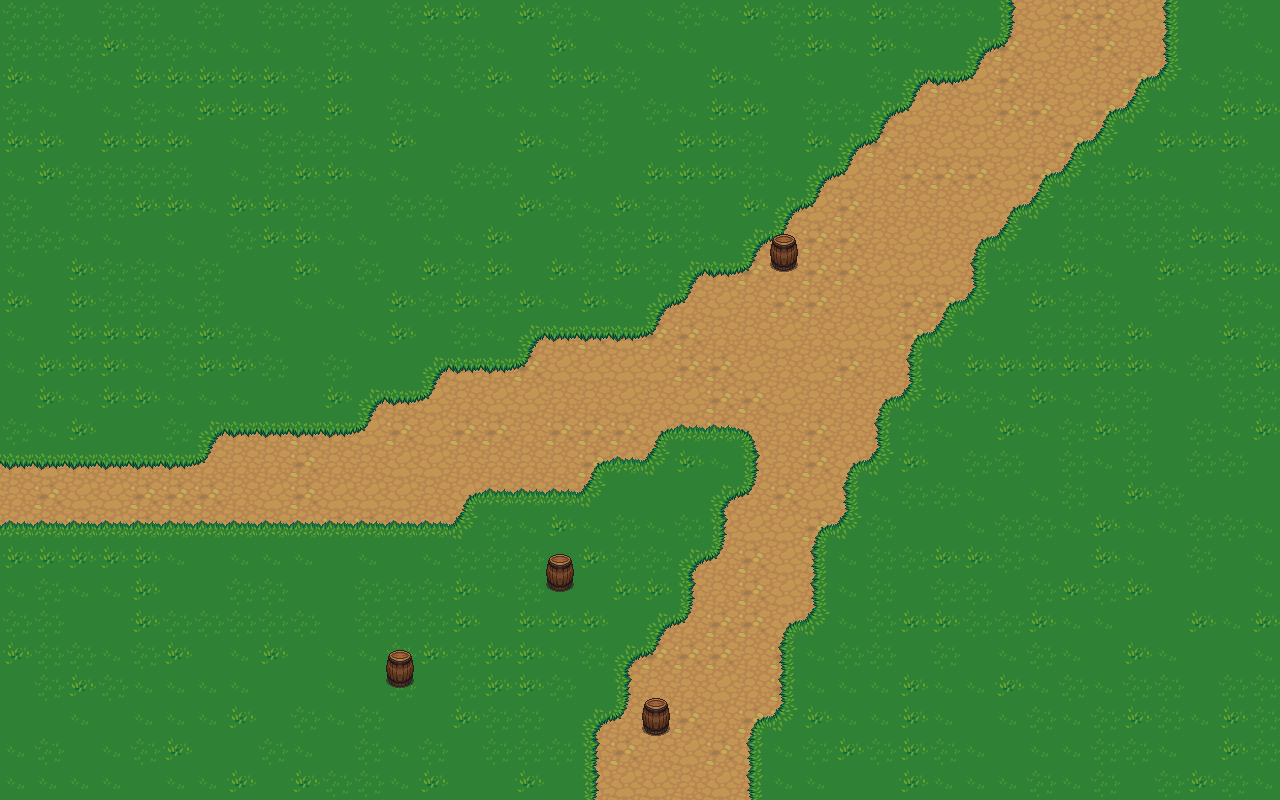

This game map was drawn from its Tiled (.tmx) file and the tilesets committed beside it. A one-line description and the trimmed map source follow:
An orthogonal 40x25 tile map with 32x32 px tiles, 3 tile layers (Tile Layer 1, Tile Layer 2, Tile Layer 3), 3 tilesets.

<map version="1.0" orientation="orthogonal" width="40" height="25" tilewidth="32" tileheight="32">
 <tileset firstgid="1" name="barrel" tilewidth="32" tileheight="32">
  <image source="../../LPC Base Assets/tiles/barrel.png" width="128" height="64" />
 </tileset>
 <tileset firstgid="9" name="dirt" tilewidth="32" tileheight="32">
  <image source="../../LPC Base Assets/tiles/dirt.png" width="96" height="192" />
  <terraintypes>
   <terrain name="Dirt" tile="-1" />
  </terraintypes>
  <tile id="1" terrain="0,0,0," />
  <tile id="2" terrain="0,0,,0" />
  <tile id="4" terrain="0,,0,0" />
  <tile id="5" terrain=",0,0,0" />
  <tile id="6" terrain=",,,0" />
  <tile id="7" terrain=",,0,0" />
  <tile id="8" terrain=",,0," />
  <tile id="9" terrain=",0,,0" />
  <tile id="10" terrain="0,0,0,0" />
  <tile id="11" terrain="0,,0," />
  <tile id="12" terrain=",0,," />
  <tile id="13" terrain="0,0,," />
  <tile id="14" terrain="0,,," />
  <tile id="16" terrain="0,0,0,0" />
  <tile id="17" terrain="0,0,0,0" />
 </tileset>
 <tileset firstgid="27" name="grass" tilewidth="32" tileheight="32">
  <image source="../../LPC Base Assets/tiles/grass.png" width="96" height="192" />
  <terraintypes>
   <terrain name="Grass" tile="-1" />
  </terraintypes>
  <tile id="1" terrain="0,0,0," />
  <tile id="2" terrain="0,0,,0" />
  <tile id="4" terrain="0,,0,0" />
  <tile id="5" terrain=",0,0,0" />
  <tile id="6" terrain=",,,0" />
  <tile id="7" terrain=",,0,0" />
  <tile id="8" terrain=",,0," />
  <tile id="9" terrain=",0,,0" />
  <tile id="10" terrain="0,0,0,0" />
  <tile id="11" terrain="0,,0," />
  <tile id="12" terrain=",0,," />
  <tile id="13" terrain="0,0,," />
  <tile id="14" terrain="0,,," />
  <tile id="15" terrain="0,0,0,0" />
  <tile id="16" terrain="0,0,0,0" />
  <tile id="17" terrain="0,0,0,0" />
 </tileset>
 <layer name="Tile Layer 1" width="40" height="25">
  <data>[1000 cells, 1000 non-empty, 3 distinct tile ids]</data>
 </layer>
 <layer name="Tile Layer 2" width="40" height="25">
  <data>[1000 cells, 852 non-empty, 13 distinct tile ids]</data>
 </layer>
 <layer name="Tile Layer 3" width="40" height="25">
  <data>[1000 cells, 8 non-empty, 4 distinct tile ids]</data>
 </layer>
</map>
